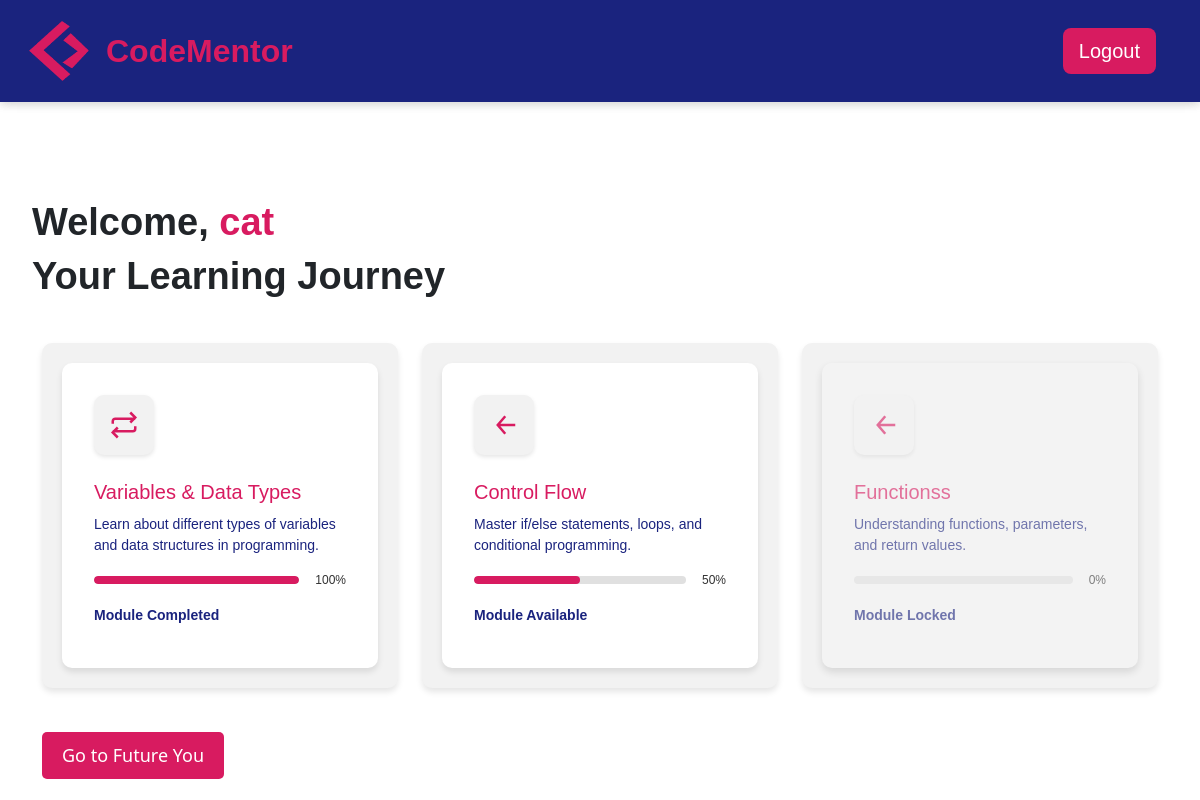
Page /dashboard (signed in) on the committed database.
### app.py (models this page shows, shortened)
class User(UserMixin,db.Model):
    userid = db.Column(db.Integer, primary_key=True)
    username = db.Column(db.String(120), unique=True, nullable=False)
    email = db.Column(db.String(120), unique=True, nullable=False)
    password_hash = db.Column(db.String(250), nullable=False)  # Store hashed password
    registered_at = db.Column(db.DateTime, default=func.now)
    module_progress = db.relationship('UserModuleProgress', backref='user', lazy=True)
    exercise_progress = db.relationship('UserExerciseProgress', backref='user', lazy=True)

class Module(db.Model):
    moduleid = db.Column(db.Integer, primary_key=True)
    title = db.Column(db.String(100), nullable=False)
    description = db.Column(db.Text, nullable=False)
    status = db.Column(db.Enum('locked', 'available', 'completed', name='module_status'), default='locked')
    intro = db.Column(db.Text, nullable=True)
    exercises = db.relationship('Exercise', backref='module', lazy=True)
    user_progress = db.relationship('UserModuleProgress', backref='module', lazy=True)

### app.py (the view)
@app.route("/dashboard")
@login_required
def dashboard():
    user_modules = []
    modules = Module.query.all()
    first_exercise_completed = False
    first_exercise_progress = UserExerciseProgress.query.filter_by(userid=current_user.userid, exerciseid=1).first()
    if first_exercise_progress and first_exercise_progress.status == 'completed':
        first_exercise_completed = True
    for module in modules:
        user_module_progress = UserModuleProgress.query.filter_by(userid=current_user.userid, moduleid=module.moduleid).first()
        if user_module_progress:
            exercises = Exercise.query.filter_by(moduleid=module.moduleid).all()
            completed_exercises = 0
            for exercise in exercises:
                user_exercise_progress = UserExerciseProgress.query.filter_by(userid=current_user.userid, exerciseid=exercise.exerciseid).first()
                if user_exercise_progress and user_exercise_progress.status == 'completed':
                    completed_exercises += 1
            progress = int((completed_exercises / len(exercises)) * 100) if exercises else 0
            if module.moduleid > 1:  # The second module and beyond
                previous_module_progress = UserModuleProgress.query.filter_by(userid=current_user.userid, moduleid=module.moduleid - 1).first()
                if previous_module_progress and previous_module_progress.status == 'completed':
                    module_status = 'available'  # Next module becomes available after completing the previous one
                else:
                    module_status = 'locked'  # If previous module is not completed, lock the current module
            else:
                module_status = user_module_progress.status  # For the first module, use the user's current status
            user_modules.append({
                'module': module,
                'status': module_status,
                'progress': progress
            })
        else:
            user_modules.append({
                'module': module,
                'status': 'locked',
                'progress': 0
            })
    return render_template("dashboard.html", user_modules=user_modules, first_exercise_completed=first_exercise_completed)

### app.py (called while the page is built)
@login_manager.user_loader
def load_user(userid):
    return User.query.get(int(userid))

### templates/dashboard.html (shortened to what this page needs)
{% extends 'base.html' %}
{% block content %}
<h1>Welcome, <span style="color: #D81B60;">{{ current_user.username }}</span></h1>
<section class="learning-choice">
    <div class="intro-dash">
        <h1>Your Learning Journey</h1>
    </div>
    <div class="container mt-4">
        <div class="row">
            {% for user_module in user_modules %}
            <div class="col-md-6 col-lg-4 mb-4">
                <div class="learning-boxe">
                    <div class="module
                        {% if user_module.status == 'locked' %}locked-module{% endif %}
                        {% if user_module.status == 'available' %}available-module{% endif %}
                        {% if user_module.status == 'completed' %}completed-module{% endif %}">
                        {% if user_module.status == 'locked' %}
                            <div class="icon-box" style="cursor: not-allowed;">
                                <svg viewBox="0 0 24 24" fill="none" stroke="currentColor" stroke-width="2">
                                    <path d="M13 5L7 12L13 19M7 12H21" />
                                </svg>
                            </div>
                            <h2>{{ user_module.module.title }}</h2>
                            <p>{{ user_module.module.description }}</p>
                            <div class="progress-wrapper">
                                <div class="progress-bar" data-progress="{{ user_module.progress }}%">
                                </div>
                                <span class="progress-text">{{ user_module.progress }}%</span>
                            </div>
                            <p><strong>Module Locked</strong></p>
                        {% elif user_module.status == 'available' %}
                            <div class="icon-box" onclick="window.location.href='{{ url_for('module_intro', module_id=user_module.module.moduleid) }}';" style="cursor: pointer;">
                                <svg viewBox="0 0 24 24" fill="none" stroke="currentColor" stroke-width="2">
                                    <path d="M13 5L7 12L13 19M7 12H21" />
                                </svg>
                            </div>
                            <h2>{{ user_module.module.title }}</h2>
                            <p>{{ user_module.module.description }}</p>
                            <div class="progress-wrapper">
                                <div class="progress-bar" data-progress="{{ user_module.progress }}%">
                                    <div class="progress" style="width: {{ user_module.progress }}%;"></div>
                                </div>
                                <span class="progress-text">{{ user_module.progress }}%</span>
                            </div>
                            <p><strong>Module Available</strong></p>
                        {% elif user_module.status == 'completed' %}
                            <div class="icon-box" onclick="window.location.href='{{ url_for('module_intro', module_id=user_module.module.moduleid) }}';" style="cursor: pointer;">
                                <svg viewBox="0 0 24 24" fill="none" stroke="currentColor" stroke-width="2">
                                    <path d="M17 2L21 6L17 10M3 11V9C3 7.89543 3.89543 7 5 7H21M7 22L3 18L7 14M21 13V15C21 16.1046 20.1046 17 19 17H3" />
                                </svg>
                            </div>
                            <h2>{{ user_module.module.title }}</h2>
                            <p>{{ user_module.module.description }}</p>
                            <div class="progress-wrapper">
                                <div class="progress-bar" data-progress="100%">
                                    <div class="progress" style="width: 100%;"></div>
                                </div>
                                <span class="progress-text">100%</span>
                            </div>
                            <p><strong>Module Completed</strong></p>
                        {% endif %}
                    </div>
                </div>
            </div>
            {% endfor %}
        </div>
        <div>
            <a href="{{ url_for('future_you') }}">
            <button
                id="future-you-dash-btn"
                class="dash btn-primary {% if not first_exercise_completed %}disabled{% endif %}"
                {% if not first_exercise_completed %}disabled{% endif %}>
                Go to Future You
            </button>
        </div>
    </div>
</section>
{% endblock %}

### static/css/styles.css (style rules this page uses)
body, html { margin: 0; padding: 0; height: 100%; }
body { display: flex; flex-direction: column; height: 100%; }
h1 { font-weight: bold; font-size: 38px; font-family: Verdana, Geneva, Tahoma, sans-serif; margin-left: 20px; }
p { font-size: 18px; font-family: Verdana, Geneva, Tahoma, sans-serif; margin-left: 20px; }
body, html { height: 100%; margin: 0; display: flex; flex-direction: column; }
.module { background: white; padding: 2rem; border-radius: 10px; box-shadow: 0 4px 6px rgba(0, 0, 0, 0.1); transition: transform 0.3s ease; }
.progress-wrapper { display: flex; align-items: center; margin-bottom: 1rem; }
.progress-bar { flex-grow: 1; height: 10px; background: #e0e0e0; border-radius: 5px; margin-right: 1rem; overflow: hidden; }
.module svg { width: 48px; height: 48px; margin-bottom: 1rem; }
.learning-boxe { background-color: #f2f2f2; border-radius: 10px; box-shadow: 0 4px 6px rgba(0, 0, 0, 0.1); padding: 20px; text-align: left; max-width: 400px; margin: 20px auto; font-family: 'Verdana', Geneva, Tahoma, sans-serif; color: #333; display: flex; gap: 20px; flex-wrap: wrap; }
.learning-boxe .module h2 { font-size: 20px; margin: 10px 0; color: #D81B60; }
.learning-boxe .module p { font-size: 14px; color: #1a237e; margin: 10px 0; }
.learning-boxe .progress-wrapper { display: flex; align-items: center; justify-content: space-between; margin-top: 15px; }
.learning-boxe .progress-bar { position: relative; background-color: #e0e0e0; border-radius: 20px; overflow: hidden; width: 70%; height: 8px; }
.learning-boxe .progress-bar .progress { background-color: #D81B60; height: 100%; width: 20%; transition: width 0.3s ease; }
.learning-boxe .progress-text { font-size: 12px; color: #333; }
.learning-boxe svg { margin: 10px auto; width: 40px; height: 40px; stroke: #D81B60; display: block; }
.icon-box { background-color: #f2f2f2; border-radius: 10px; padding: 15px; display: inline-flex; justify-content: center; align-items: center; box-shadow: 0 2px 4px rgba(0, 0, 0, 0.1); margin: 0 auto 15px; width: 60px; height: 60px; }
.icon-box svg { width: 30px; height: 30px; stroke: #D81B60; }
.locked-module { box-shadow: 0 4px 8px rgba(0, 0, 0, 0.2); opacity: 0.6; pointer-events: none; background-color: #f5f5f5; }
.locked-module .icon-box { cursor: not-allowed; }
#future-you-dash-btn { background-color: #D81B60; color: white; padding: 10px 20px; font-size: 18px; border-radius: 5px; border: none; cursor: pointer; transition: background-color 0.3s ease; }

### rows in the picture
User: username "cat"
Module: module "Variables & Data Types", module.description "Learn about different types of variables and data structures in programming."
Module: module "Control Flow", module.description "Master if/else statements, loops, and conditional programming."
Module: module "Functionss", module.description "Understanding functions, parameters, and return values."

### other values in the picture
{{ user_module.progress }} "50"
{{ user_module.progress }} "0"
